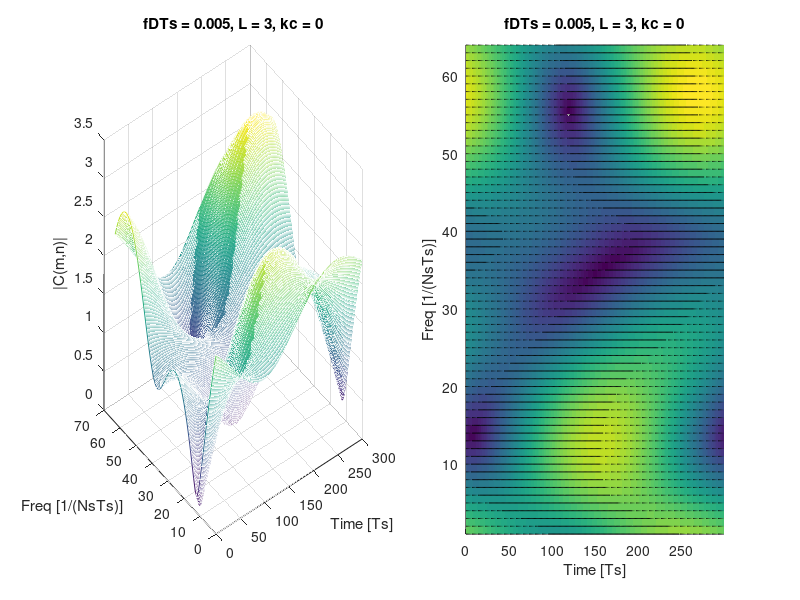

MATLAB code for this plot:
% L no taps
clear all, close all 

% Parameter definition
par.fc = 2e9; % Carrier [GHz]
par.lambda = 3e8/par.fc; % Wavelength [m]
par.Ts = 0.1e-3; % Sampling rate [s]
par.Ns = 300; % Number of samples for the channel
par.fs = 1/par.Ts; % Sampling frequency
par.M = 64; % Zero-padding (oversampling in delay domain)
par.L = 3; % {1 2 3} Number of taps
par.kc = 0; % {0 1 10} Rician factor for dominating path, set k=0 for Rayleigh
par.fDTs = 0.005; % {0.1 0.005} For Clarke's spectrum, 0.4/fD = decorrelation time
par.fD = par.fDTs/par.Ts; % Doppler spread [Hz]

% Preallocation of c
cMN = zeros(par.M,par.Ns);

% ---------------Channel generation through Spectrum method----------------
f = -par.fD:par.fs/par.Ns:par.fD; % Defining the frequency interval
nTs = -par.Ns*par.Ts:par.Ts:par.Ns*par.Ts; % Time vector for sampling

% Generate G(f)
Sf = 1./(pi*par.fD.*sqrt(1-(f./par.fD).^2));
Sf = Sf(2:end-1); % Get rid of the 'Inf' at -fD and fD (not valid)
Gf = sqrt(Sf);

% The periodic extension of G(f) for k = 0:1:par.Ns-1
Gfp = [Gf(floor(length(Gf)/2):end) zeros(1,par.Ns-length(Gf)) Gf(1:floor(length(Gf)/2)-1)]; 
var_Gfp = var(Gfp,[],2);

% Random complex distribution
a = sqrt(1/2/var_Gfp); % Choose a such that the E[|c(t)|] = 1 ("eliminate the variance of G")
X = a*(randn(par.L,par.Ns)+1j*randn(par.L,par.Ns)); 
var_X = var(X,[],2); % Check unit variance

Cl = Gfp.*X; % Create channel in f domain
cl = sqrt(par.Ns)*ifft(Cl,[],2); % convert to t domain

cl = cl + par.kc; % Add Rician LOS factor
cl = cl./sqrt(mean(abs(cl).^2,2)); % Renormalize to unit expected energy
E_cl = mean(abs(cl).^2,2);

cMN(1:par.L,:) = cl; % Zero padding
CMN = fft(cMN,[],1); % FT in delay domain
% -------------------------------------------------------------------------
f = (0:par.M)./(par.Ts*par.Ns); % Frequency vector (oversampled)
tau = linspace(0,(par.L-1)*par.Ts/2,numel(Sf));
Ac_tau = sqrt(par.Ns)*ifft(Sf); % Autocorrelation in delay domain
DS_avg = sum(tau.*abs(Ac_tau).^2)/sum(abs(Ac_tau).^2); % delay spread in s

v = par.fD*par.lambda*3.6; % Relative velocity in kph

figure
subplot(1,2,1)
mesh(0:par.Ns-1,0:par.M-1,abs(CMN))
xlabel('Time [Ts]')
ylabel('Freq [1/(NsTs)]')
zlabel('|C(m,n)|')
title(['fDTs = ' num2str(par.fDTs) ', L = ' num2str(par.L) ', kc = ' num2str(par.kc)])
subplot(1,2,2)
surf(0:par.Ns-1,1:par.M,abs(CMN), 'MeshStyle', 'row'), view(2), axis tight
xlabel('Time [Ts]')
ylabel('Freq [1/(NsTs)]')
zlabel('|C(m,n)|')
title(['fDTs = ' num2str(par.fDTs) ', L = ' num2str(par.L) ', kc = ' num2str(par.kc)])

